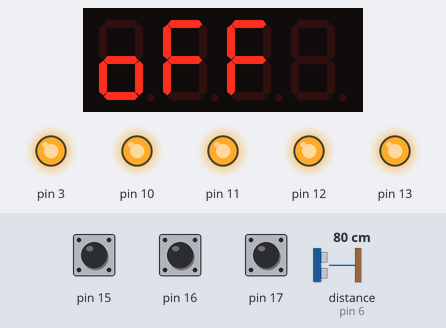
Simulated run of this sketch. Board: Arduino Uno, built with avr-gcc and run on an emulated ATmega328P. Shown: 4-digit seven-segment display, output pins drawn as LEDs (lit = HIGH). Dashed ring = blinking. The test bench sets the inputs (shaded band); at power-on: pin 15 HIGH, distance to the obstacle (sensor on pin 6) 80 cm, pin 16 HIGH, pin 17 HIGH. The echo pulse lasts 58.3 µs per cm.

Above: at 1.2 s.
1.3 s: pin 15 pulled LOW for 0.15 s
At 1.8 s:
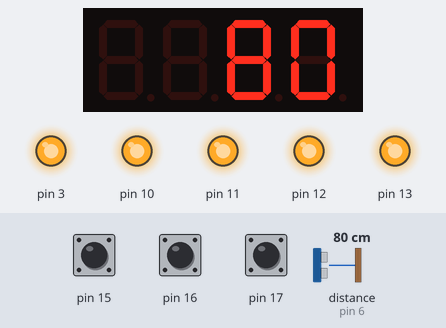
2.0 s: distance to the obstacle (sensor on pin 6) set to 2 cm
At 3.12 s:
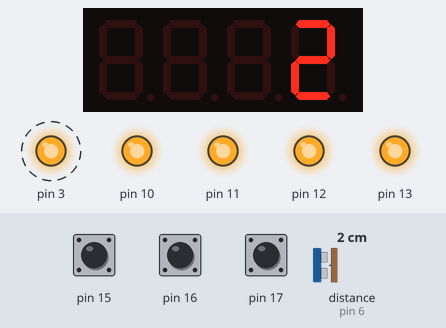
3.5 s: distance to the obstacle (sensor on pin 6) set to 18 cm
At 3.65 s:
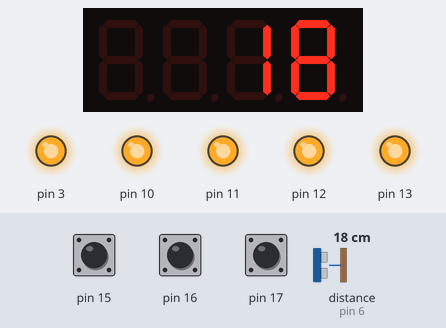
5.0 s: distance to the obstacle (sensor on pin 6) set to 60 cm
At 5.5 s:
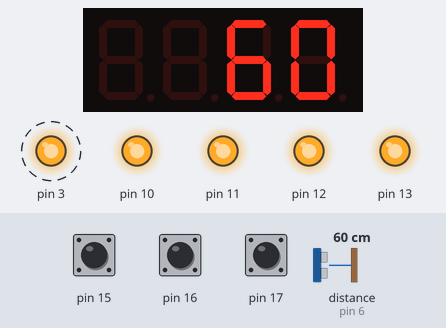
6.5 s: pin 15 pulled LOW for 1 s
At 7.7 s:
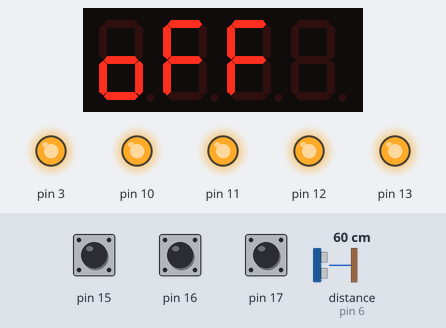
9.0 s: pin 15 pulled LOW for 3.2 s
At 9.4 s:
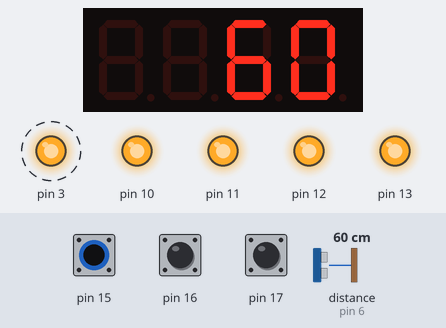
Timing chart, 0 to 13.8 s (numbered marks = the images above; inputs shaded):
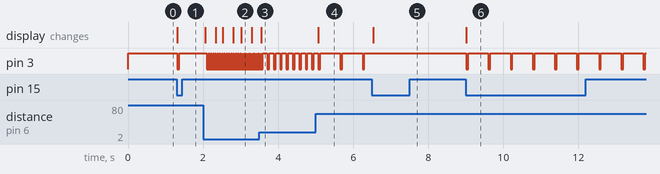

Measured:
- after the input at 1.3 s, pin 3: HIGH → LOW at once, → HIGH 0.05 s later; the display: first changes at once (image 1 shows a later state)
- after the input at 2.0 s, pin 3: alternates HIGH for 0.01 s and LOW for 0.05 s, starting after 0.16 s; the display: changes after 0.06 s (image 2)
- after the input at 3.5 s, the display: changes after 0.05 s (image 3)
- after the input at 5.0 s, pin 3: alternates HIGH for 0.54 s and LOW for 0.05 s, starting after 0.66 s; the display: changes after 0.07 s (image 4)
- after the input at 6.5 s, pin 3: stops changing and stays HIGH; the display: changes at once (image 5)
- after the input at 9.0 s, pin 3: alternates HIGH for 0.54 s and LOW for 0.05 s, starting at once; the display: first changes at once (image 6 shows a later state)

The sketch:

Sonar_Ranger.ino
```cpp
#include <TimerOne.h>
#include <Wire.h>
#include <MultiFuncShield.h>

const int TrigPin = 5;
const int EchoPin = 6;

enum sonarModeValues
{
  MODE_SONAR_OFF,
  MODE_SONAR_ON
};

byte sonarMode = MODE_SONAR_OFF;

void setup()
{
  //Serial.begin(9600);
  pinMode(TrigPin, OUTPUT);
  pinMode(EchoPin, INPUT);

  Timer1.initialize();
  MFS.initialize(&Timer1);
  MFS.write("off");
}

void loop()
{
  byte btn = MFS.getButton();

  switch (sonarMode)
  {
    case MODE_SONAR_OFF:
        if (btn == BUTTON_1_PRESSED)
        {
          sonarMode = MODE_SONAR_ON;
          MFS.beep(5, 95, 1,0,0);
          MFS.write("on");
        }
        break;

    case MODE_SONAR_ON:
        if (btn == BUTTON_1_PRESSED)
        {
          sonarMode = MODE_SONAR_OFF;
          MFS.beep(0);
          MFS.write("off");
          MFS.blinkDisplay(DIGIT_ALL, OFF);
          MFS.initSonar();
        }
        else
        {
          int distance = MFS.getSonarDataCm(TrigPin, EchoPin);

          if (distance != 0 && distance < 2000)
          {
            int offPeriod = distance - 6;

            if (offPeriod < 0)
            {
              offPeriod = 0;
            }

            MFS.write(distance);
            MFS.setBeepOffPeriod(offPeriod);

            MFS.blinkDisplay(DIGIT_ALL, distance < 11);
          }
          delay(100);
        }
        break;
  }
}
```
